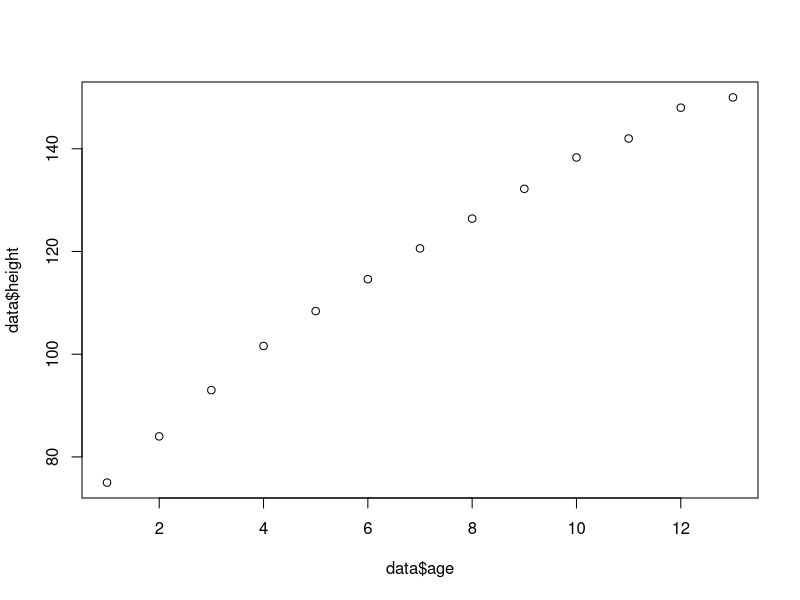

Reproduce this figure in R. (Note: this script raises an error after producing the figure.)
#*****************************************Regression*****************************************

#Theory :-

#Note: Regression is a supervised type of machine learning technique.
#Note: It is widely used statistical tool to establish relationship between two variables.
#Note: Value of output variable Y is predicated based on one or more input variable X.
#Note: Input variable is called predicator variable or output variable is called response variable.
#Note: It establish linear relationship between predicator and response variable and this mathematical formula can be used to predict/estimate the value of response variable when only predicators are known.
#Note: There are two types of regression technique :-Linear and multiple.
#Note: Formula for Linear reg Y=B1+B2X+C
#Note: Above B1 $ B2 are slope, C is error term, Y is response variable, X is predicator.
#Note: lm() command or function is used to calculate the regression or we can say to create formula.
#Note: Syntax of lm() => lm[(respone var)~(predicator var),data=data_source]
#      Example => predicateheight=lm(height~age,data=heightage)
#Note: Multiple reg , here only more than one predicator var are available.


#*****************************************Linear-Reg*****************************************

# Step1: Create a sample dataframe.
data<-data.frame(age=c(1,2,3,4,5,6,7,8,9,10,11,12,13),height=c(75.0,84.0,93.0,101.6,108.4,114.6,120.6,126.4,132.2,138.3,142.0,148.0,150.0))

# Step2: Create realtionship[formula].
formula<-lm(height~age,data = data)

# Step3: Plot the data to easliy visualize.
plot(data$age,data$height)

# Step4: Summarize the regression in details.
summary(formula)

# Step5: Now create input dataframe to predict some value.
input1<-data.frame(age=c(14,15))
input2<-data.frame(age=c(4,5))

# Step6: Predict value basis on input.
data<-predict(formula,input2)


#*****************************************Multiple-Reg*****************************************

# Step1: Create a sample dataframe.
data1<-data.frame(ut1=c(100,200,300,400,500),ut2=c(900,800,700,600,1000),ut3=c(1000,2000,3000,4000,5000),per=c(2000,3000,4000,5000,6500))

# Step2: Create realtionship[formula].
formula<-lm(per~ut1+ut2+ut3,data = data1)

# Step3: Plot the data to easliy visualize.
plot(data1$ut1,data1$ut2,data1$ut3)

# Step4: Summarize the regression in details.
summary(formula)

# Step5: Now create input dataframe to predict some value.
input1<-data.frame(ut1=500,ut2=1000,ut3=5000)
input2<-data.frame(ut1=200,ut2=800,ut3=2000)

# Step6: Predict value basis on input.
data<-predict(formula,input1)
data
